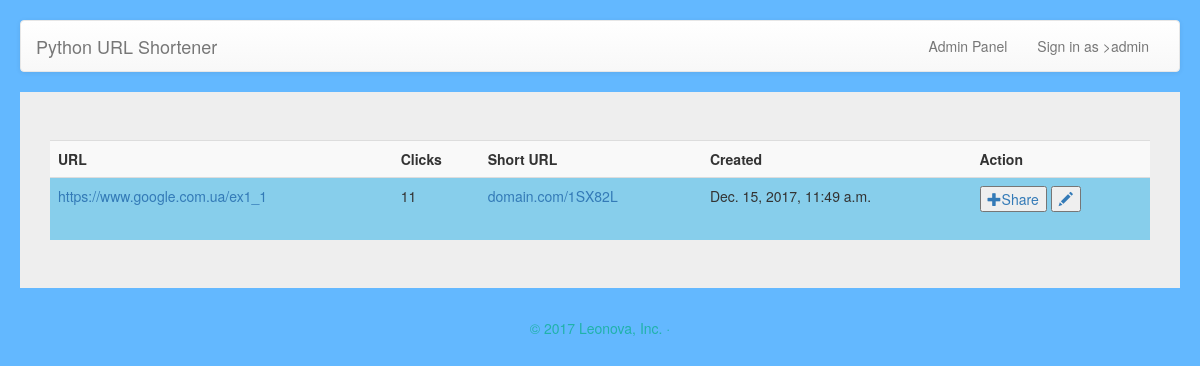
Page /urls/1/ (signed in) on the committed database.
### urls_short/models.py (models this page shows)
class URL(models.Model):
    url_max = models.URLField(max_length=80, null=True)
    click = models.PositiveIntegerField(default=0)
    url_short = models.CharField(blank=True, max_length=30, unique=True, null=True)
    date_of_create = models.DateTimeField(auto_now_add=True)
    user  = models.ForeignKey(User, null=True, blank=True, related_name='url_user')

### urls_short/views.py (the view)
# urls.py: url(r'^(?P<pk>\d+)/', views.detail, name='detail'),
def detail(request, pk):
    url = URL.objects.get(id=pk)
    user = request.user
    return render(request, 'detail.html', {'url': url, 'user':user})

### templates/detail.html (shortened to what this page needs)
  {% extends "base.html" %}
  {% load staticfiles %}
    {% block user %}{{ user }}{% endblock user %}
  {% block content %}
  <div class="container">
     <div class="table-responsive">
      <table class="table table-striped">
        <tr>
            <th>URL</th>
            <th>Clicks</th>
            <th>Short URL</th>
            <th>Created</th>
            <th>Action</th>
        </tr>
        <tr>
           <td><a href="{% url 'urls_short:index' pk=url.id %}">{{ url.url_max }}</a></td>
           <td>{{ url.click }}</td>
           <td><a href="{% url 'urls_short:index' pk=url.id %}">{{ url.url_short }}</a></td>
           <td> {{ url.date_of_create }}</td>
           <td>
            <button><a href="{% url 'urls_short:index' pk=url.id %}" style="text-decoration: none;"><span class="glyphicon glyphicon-plus" aria-hidden="true"></span>Share</a></button>
           <button><a href="{% url 'urls_short:edit' pk=url.id %}" style="text-decoration: none;"><span class="glyphicon glyphicon-pencil" aria-hidden="true"></span></a></button>
          </td>
         </tr>
      </table>
      </div>
      </div>
  {% endblock content %}

### static/css/style.css (style rules this page uses)
body { padding: 20px; background: #63B8FF !important; }
.table-responsive { background-color:#87CEEB; }

### rows in the picture
URL: url_max "https://www.google.com.ua/ex1_1", click "11", url_short "domain.com/1SX82L", date_of_create "Dec. 15, 2017, 11:49 a.m."

### other values in the picture
{{ user }} "admin"
